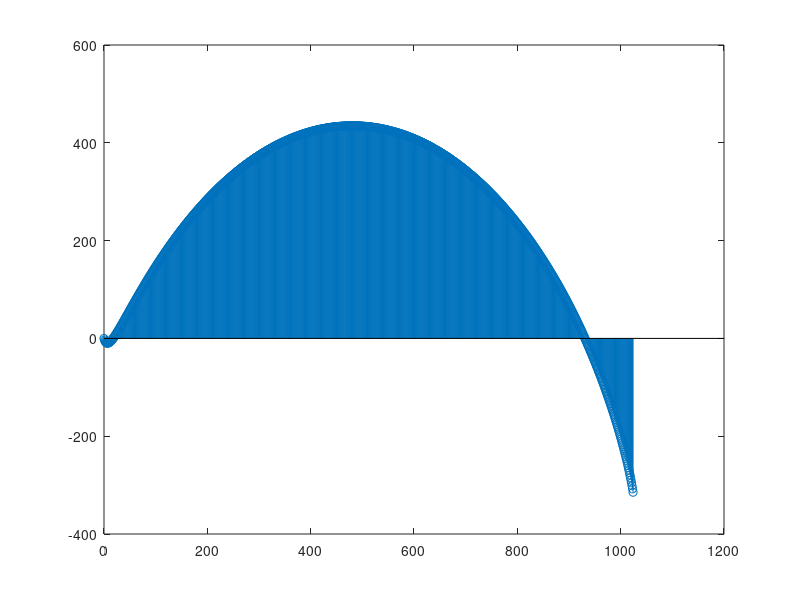

This figure's MATLAB source:
clc; clear; close all;

Nx = 1024;
n_var = 0 : Nx;
alpha_set = 11.03;
N_r = 60;

resvec_PFAln = zeros(Nx + 1, 1);
PFAvec_res = zeros(Nx + 1, 1);

for n_idx = 0 : Nx
    resvec_PFAln(n_idx + 1) = sum(log(1 : Nx)) - sum(log(1 : n_idx)) - ...
        sum(log(1 : Nx - n_idx)) - N_r * log(1 + n_idx * alpha_set / N_r);
end
figure;
stem(n_var, resvec_PFAln)





% Nr = 50;
% xvar = 0 : 1000;
% alpha_set = 10.22;

% fun_ln = N * log(1 - exp(- alpha_set / (2 * Nr) * xvar)) + ...
%     (Nr - 1) * log(xvar) - xvar / 2 - Nr * log(2) - sum(log(1 : Nr - 1));

% % plot the result
% lw = 2;
% fsz = 12;
% msz = 8;

% figure;
% plot(xvar, fun_ln, 'r', 'Linewidth', lw, 'Markersize', msz);
% xlabel('x', 'Fontsize', fsz)
% ylabel('f(x)', 'Fontsize', fsz)

% sigma_n = 1;
% 
% sigma_vec = sigma_n * exprnd(1, Nx);
% y_noise = sqrt(sigma_vec / 2) .* (randn(Nx, 1) + 1j * randn(Nx, 1));
% 
% norm(y_noise) / Nx





